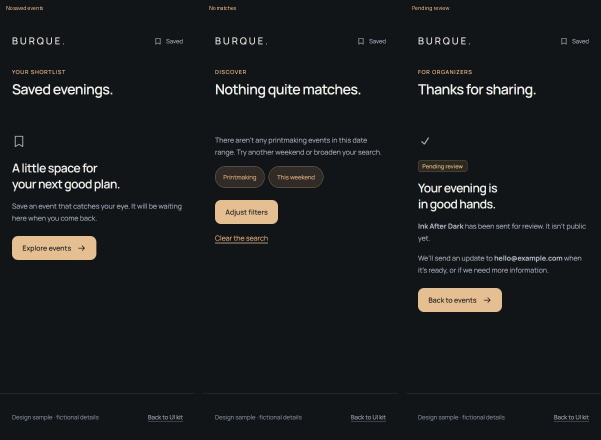
#> input picture date-line-ui-kit/qa/empty-and-confirmation.png, 1202 x 880 px, given in place of source-list.png, which was not available (shown at 1/2 size)
$ python compose.py
#> lines starting #> are read from the running program, lines starting #| are printed output that depends on the picture; pictures that were not available may be replaced by others from this repository, and a replacement may not be noted
from pathlib import Path
from PIL import Image,ImageDraw,ImageChops
import json,hashlib
p=Path('date-line-ui-kit/qa')
can=Image.new('RGB',(780,1740),'#111517');d=ImageDraw.Draw(can);checks={}
#> after `can = Image.new('RGB', (780, 1740), '#111517')`:
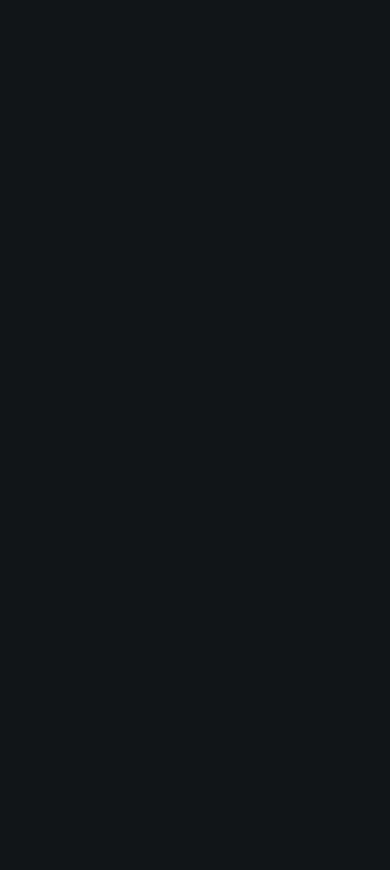
#> can: PIL image 780x1740 RGB (shown at 1/2 size); mean R, G, B 17, 21, 23
for i,name in enumerate(['list','event']):
 a=Image.open(p/f'source-{name}.png').convert('RGB');b=Image.open(p/f'{name}.png').convert('RGB');delta=ImageChops.difference(a,b)
#> further down, a is the input picture: PIL image 1202x880 RGB; mean R, G, B 25.8, 28.7, 30.5
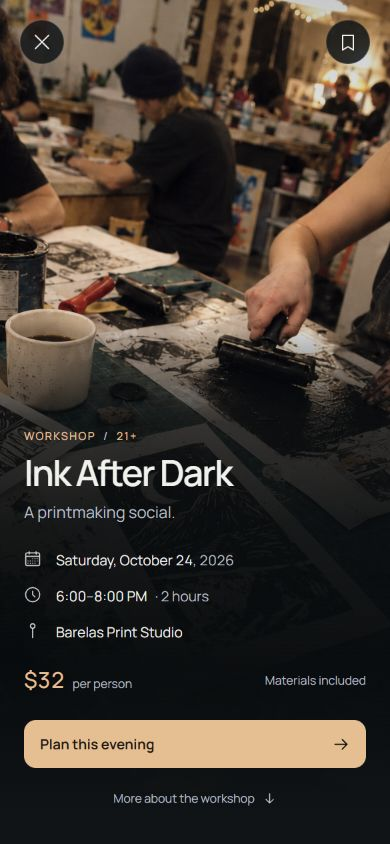
#> input picture date-line-ui-kit/qa/event.png, 390 x 844 px, given in place of list.png, which was not available
#> further down, b is the input picture: PIL image 390x844 RGB; mean R, G, B 64.9, 56.2, 48.1
#> after `delta = ImageChops.difference(a, b)`:
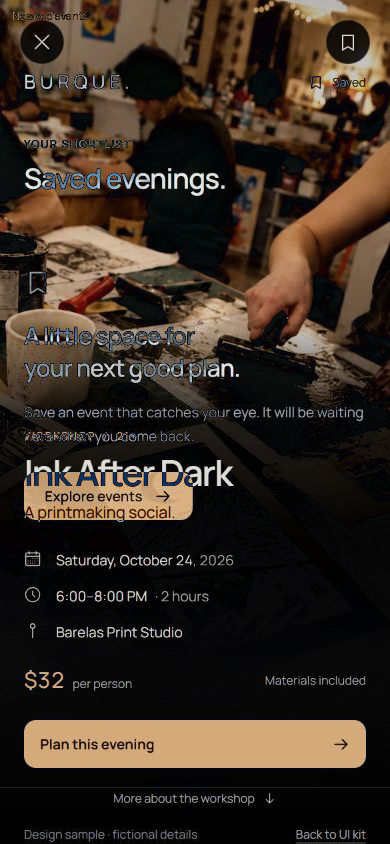
#> delta: PIL image 390x844 RGB; mean R, G, B 55.7, 44.3, 34.7
 checks[name]={'size':a.size,'difference_box':delta.getbbox()};can.paste(a,(0,26+i*870));can.paste(b,(390,26+i*870));d.text((12,6+i*870),'Original Date Line / '+name,fill='white');d.text((402,6+i*870),'UI kit preserved copy / '+name,fill='white')
#> after `can.paste(a, (0, 26 + i * 870))`:
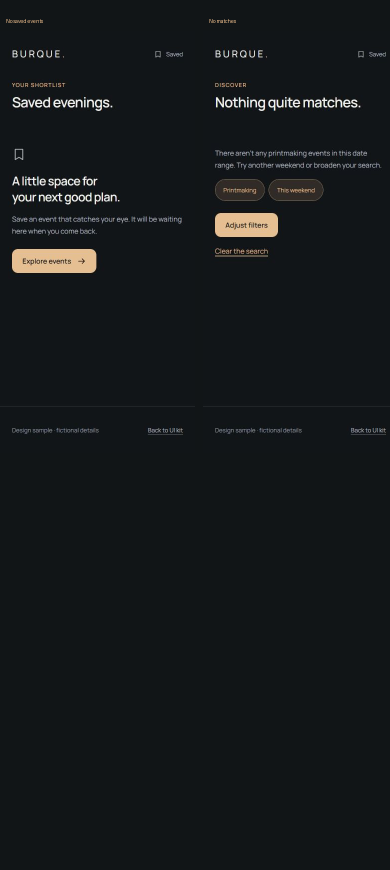
#> can: PIL image 780x1740 RGB (shown at 1/2 size); mean R, G, B 21.4, 24.8, 26.7
#> after `can.paste(b, (390, 26 + i * 870))`:
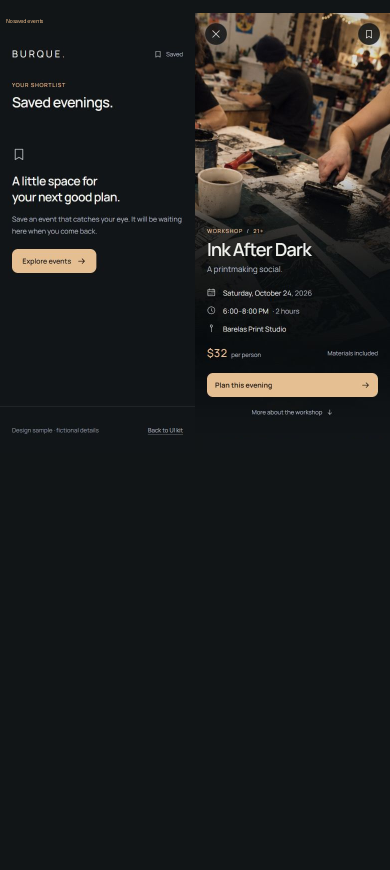
#> can: PIL image 780x1740 RGB (shown at 1/2 size); mean R, G, B 30.9, 31.6, 31.1
can.save(p/'source-comparison.png');(p/'pixel-checks.json').write_text(json.dumps(checks,indent=2))
#> after `can.save(p / 'source-comparison.png')`:
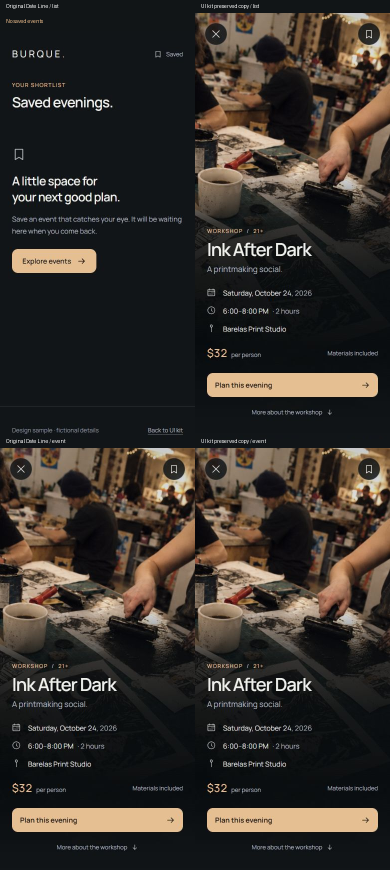
#> saved as source-comparison.png: PIL image 780x1740 RGB (shown at 1/2 size); mean R, G, B 54.3, 48.8, 43.4
can=Image.new('RGB',(1202,1792),'#111517');d=ImageDraw.Draw(can)
#> after `can = Image.new('RGB', (1202, 1792), '#111517')`:
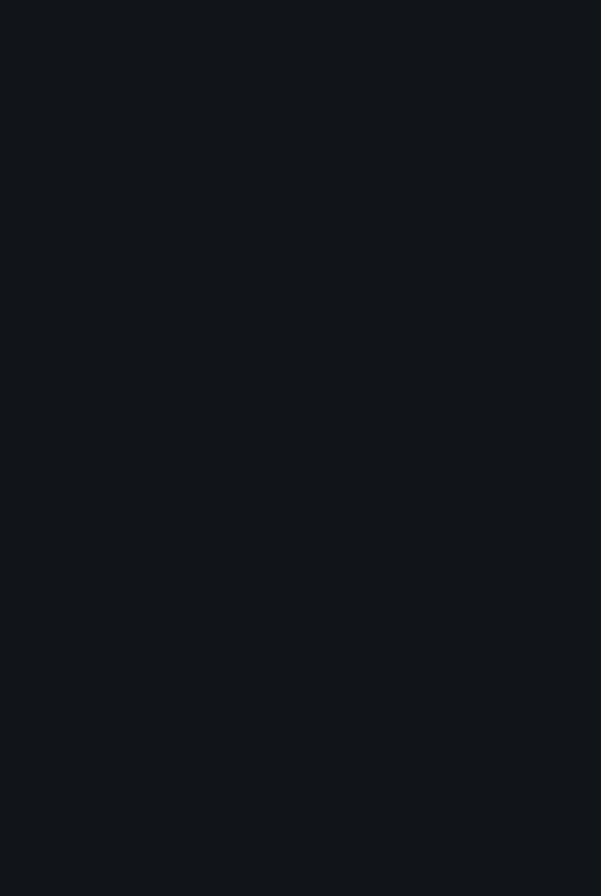
#> can: PIL image 1202x1792 RGB (shown at 1/2 size); mean R, G, B 17, 21, 23
for i,(name,title) in enumerate([('search','Search & results'),('filters','Filters'),('submit','Submit an event'),('saved','Saved evenings'),('review','Review / no photo'),('states','Recovery & status')]):
#> (the run stopped early here; a loop or call above may not have finished)
